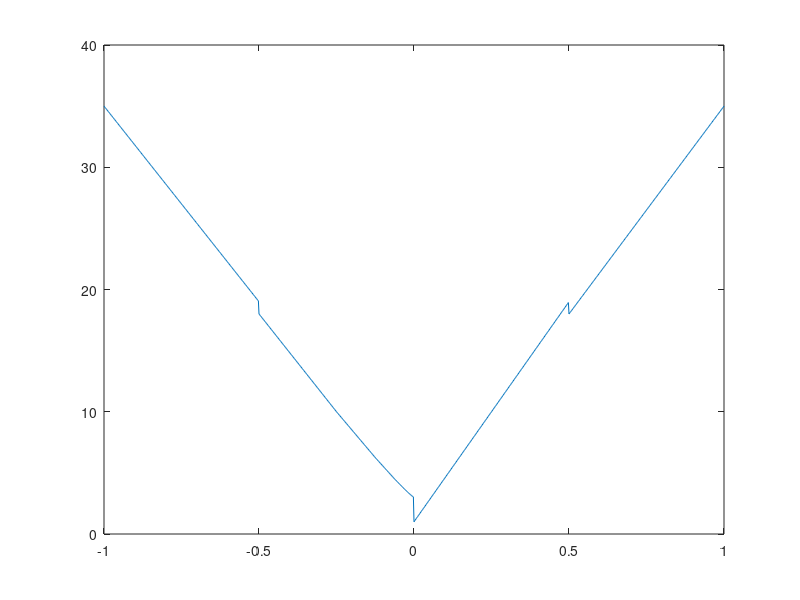

Write the MATLAB code that produced this figure.
point_n = 1001;
x = linspace(-1, 1, point_n);
y = zeros(size(x));
beta = 35;

for i = 1:point_n,
	y(i) = 1;
	for n = 0:beta,
		y(i) = y(i) + abs(2^n*x(i) - floor(2*x(i)))/(2^n);
	end
end

plot(x, y);
